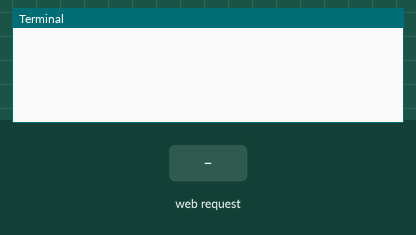
Bench run of a program on a simulated Raspberry Pi (BCM pin numbers). On the bench: the last lines printed to the terminal. Inputs (shaded band) come from the test bench. The camera gives no picture and a still takes 0.5 s; the clock reads 2024-03-15 10:24:30 at power-on unless the program sets it.

Above: at 1.2 s.
1.3 s: HTTP request for / received
At 2.5 s:
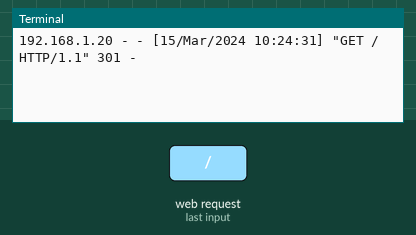
2.8 s: HTTP request for /index.html received
At 3.8 s:
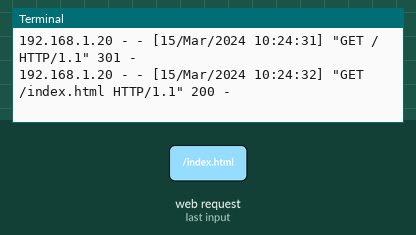
4.3 s: HTTP request for /stream.mjpg received
At 4.9 s:
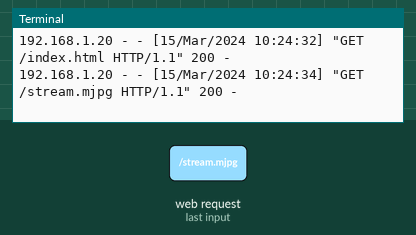

The program:

camera_http_streamer.py
```python
import io
import picamera
import logging
import socketserver
from threading import Condition
from http import server

WIDTH, HEIGHT, FPS = (1920, 1080, 30)

PAGE="""\
<html>
<head>
<title>Raspberry Pi - Camera</title>
</head>
<body>
<center><h1>Raspberry Pi - Camera</h1></center>
<center><img src="stream.mjpg" width="{}".format(WIDTH) height="{}".format(HEIGHT)></center>
</body>
</html>
"""

class StreamingOutput(object):
    def __init__(self):
        self.frame = None
        self.buffer = io.BytesIO()
        self.condition = Condition()

    def write(self, buf):
        if buf.startswith(b'\xff\xd8'):
            # New frame, copy the existing buffer's content and notify all
            # clients it's available
            self.buffer.truncate()
            with self.condition:
                self.frame = self.buffer.getvalue()
                self.condition.notify_all()
            self.buffer.seek(0)
        return self.buffer.write(buf)

class StreamingHandler(server.BaseHTTPRequestHandler):
    def do_GET(self):
        if self.path == '/':
            self.send_response(301)
            self.send_header('Location', '/index.html')
            self.end_headers()
        elif self.path == '/index.html':
            content = PAGE.encode('utf-8')
            self.send_response(200)
            self.send_header('Content-Type', 'text/html')
            self.send_header('Content-Length', len(content))
            self.end_headers()
            self.wfile.write(content)
        elif self.path == '/stream.mjpg':
            self.send_response(200)
            self.send_header('Age', 0)
            self.send_header('Cache-Control', 'no-cache, private')
            self.send_header('Pragma', 'no-cache')
            self.send_header('Content-Type', 'multipart/x-mixed-replace; boundary=FRAME')
            self.end_headers()
            try:
                while True:
                    with output.condition:
                        output.condition.wait()
                        frame = output.frame
                    self.wfile.write(b'--FRAME\r\n')
                    self.send_header('Content-Type', 'image/jpeg')
                    self.send_header('Content-Length', len(frame))
                    self.end_headers()
                    self.wfile.write(frame)
                    self.wfile.write(b'\r\n')
            except Exception as e:
                logging.warning(
                    'Removed streaming client %s: %s',
                    self.client_address, str(e))
        else:
            self.send_error(404)
            self.end_headers()

class StreamingServer(socketserver.ThreadingMixIn, server.HTTPServer):
    allow_reuse_address = True
    daemon_threads = True

with picamera.PiCamera(resolution='{}x{}'.format(WIDTH, HEIGHT), framerate=FPS) as camera:
    output = StreamingOutput()
    camera.rotation = 180
    camera.start_recording(output, format='mjpeg')
    try:
        address = ('192.168.43.6', 8001)
        server = StreamingServer(address, StreamingHandler)
        server.serve_forever()
    finally:
        camera.stop_recording()
```

Measured:
- after the input at 1.3 s, the terminal: prints a new line at once (image 1)
- after the input at 2.8 s, the terminal: prints a new line at once (image 2)
- after the input at 4.3 s, the terminal: prints a new line at once (image 3)
